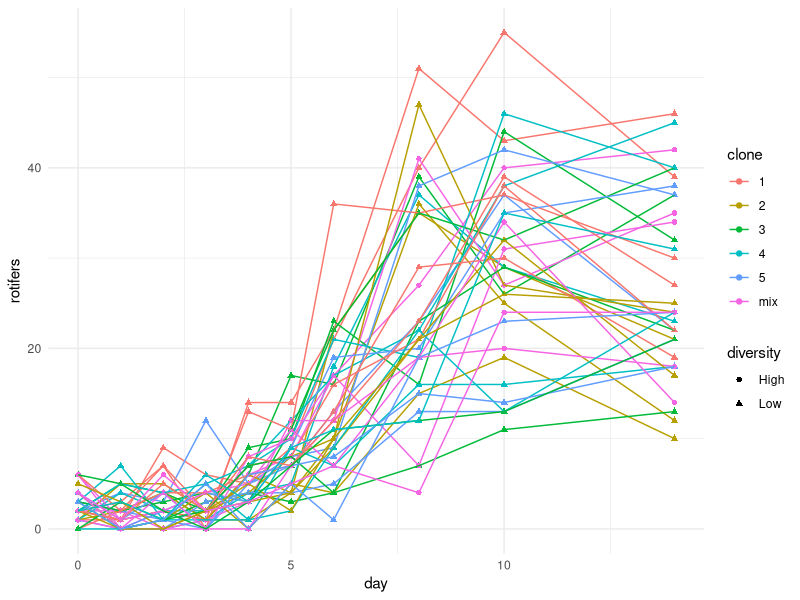

Recreate this plot in R.
library(tidyverse)

complim_data <- read.csv("data/complim_data_d14.csv")

rotifer_popn_df <- complim_data %>%
  filter(day != 12) %>%
  mutate(clone = as.factor(clone)) %>%
  group_by(clone, replicate)

ggplot(rotifer_popn_df, aes(x = day, y = rotifers, group = interaction(clone, replicate), color = clone, shape = diversity)) + 
  geom_point() +
  geom_line() +
  theme_minimal()
